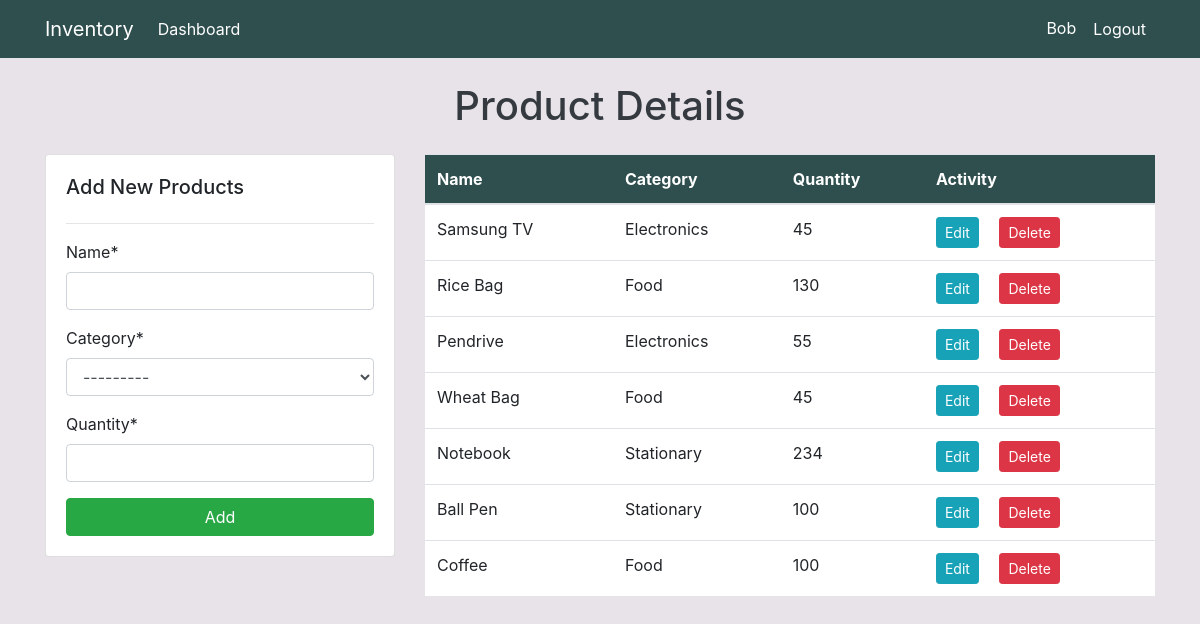
/dashboard/product/ (signed in), run on the app's committed database.
### dashboard/models.py (models this page shows, shortened)
class Product(models.Model):
    name = models.CharField(max_length=100, null=True)
    category = models.CharField(max_length=20, choices=CATEGORY, null=True)
    quantity = models.PositiveIntegerField(null=True)

### dashboard/views.py (the view)
# urls.py: path('product/', product, name='product'),
@login_required
def product(request):
    items = Product.objects.all()
    product_count = items.count()
    if request.method == 'POST':
        form = ProductForm(request.POST)
        if form.is_valid():
            form.save()
            product_name = form.cleaned_data.get('name')
            messages.success(request, f'{product_name} has been added successfully.')
            return redirect('product')
    else:
        form = ProductForm()
    context = {
        'items': items,
        'form': form,
        'product_count': product_count,
    }
    return render(request, 'dashboard/product.html', context)

### dashboard/forms.py
class ProductForm(forms.ModelForm):
    class Meta:
        model = Product
        fields = ['name', 'category', 'quantity', ]

### templates/dashboard/product.html (shortened to what this page needs)
{% extends 'partials/base.html' %}
{% load crispy_forms_tags %}
{% block content %}
<h1 class="text-center text-dark m-4">Product Details</h1>
<div class="row my-4">
    <div class="col-md-4">
        <div class="card card-body">
            <h5>Add New Products</h5>
            <hr>
            <form method="POST">
                {{ form|crispy }}
                <input class="btn btn-success btn-block" type="submit" value="Add">
            </form>
        </div>
    </div>
<div class="col-md-8">
    <table class="table bg-white">
        <thead class="text-white" style="background-color: rgb(47,79,79);">
            <tr>
                <th scope="col">Name</th>
                <th scope="col">Category</th>
                <th scope="col">Quantity</th>
                <th scope="col">Activity</th>
            </tr>
        </thead>
        <tbody>
            {% for item in items %}
            <tr>
                <td>{{ item.name }}</td>
                <td>{{ item.category }}</td>
                <td>{{ item.quantity }}</td>
                <td>
                    <a class="btn btn-info btn-sm mr-2"
                        href="{% url 'product-update' item.id %}">Edit</a>
                    <a class="btn btn-danger btn-sm ml-2"
                        href="{% url 'product-delete' item.id %}">Delete</a>
                </td>
            </tr>
            {% endfor %}
        </tbody>
    </table>
</div>
</div>
{% endblock %}

### templates/partials/base.html (shortened to what this page needs)
{% load static %}
<!doctype html>
<html lang="en">
<head>
    <link rel="stylesheet" href="https://cdn.jsdelivr.net/npm/bootstrap@4.6.0/dist/css/bootstrap.min.css"
>
    <link rel="stylesheet" href="https://use.fontawesome.com/releases/v5.15.2/css/all.css"
>
    <link rel="stylesheet" href="{% static 'css/styl.css' %}">
</head>
<body>
    {% include 'partials/nav.html' %}
    <div class="container">
        {% block content %}
        {% endblock %}
    </div>
</body>
</html>

### templates/partials/nav.html (shortened to what this page needs)
<nav class="navbar navbar-expand-lg navbar-dark" style="background-color: rgb(47,79,79);">
    <div class="container">
        {% if user.is_authenticated %}
        <a class="navbar-brand text-white" href="{% url 'index' %}">Inventory</a>
        <div class="collapse navbar-collapse" id="navbarSupportedContent">
            <ul class="navbar-nav mr-auto">
                <li class="nav-item active">
                    <a class="nav-link text-white" href="{% url 'index' %}">Dashboard </a>
                </li>
            </ul>
            <ul class="navbar-nav ml-auto">
                <li class="nav-item active">
                    <a class="nav-link text-white" href="{% url 'user-profile' %}">{{ user.username }}
                        <span class="sr-only">(current)</span></a>
                </li>
                <li class="nav-item">
                    <form method="post" action="{% url 'user-logout' %}">
                        <button type="submit" class="nav-link btn btn-link text-white">Logout</button>
                    </form>
                </li>
            </ul>
            {% endif %}
        </div>
    </div>
</nav>

### static/css/styl.css (style rules this page uses)
body { background: rgb(232, 227, 232); }

### data on the page
Product: name "Samsung TV", category "Electronics", quantity "45"
Product: name "Rice Bag", category "Food", quantity "130"
Product: name "Pendrive", category "Electronics", quantity "55"
Product: name "Wheat Bag", category "Food", quantity "45"
Product: name "Notebook", category "Stationary", quantity "234"
Product: name "Ball Pen", category "Stationary", quantity "100"
Product: name "Coffee", category "Food", quantity "100"

### other printed values
{{ user.username }} "Bob"
